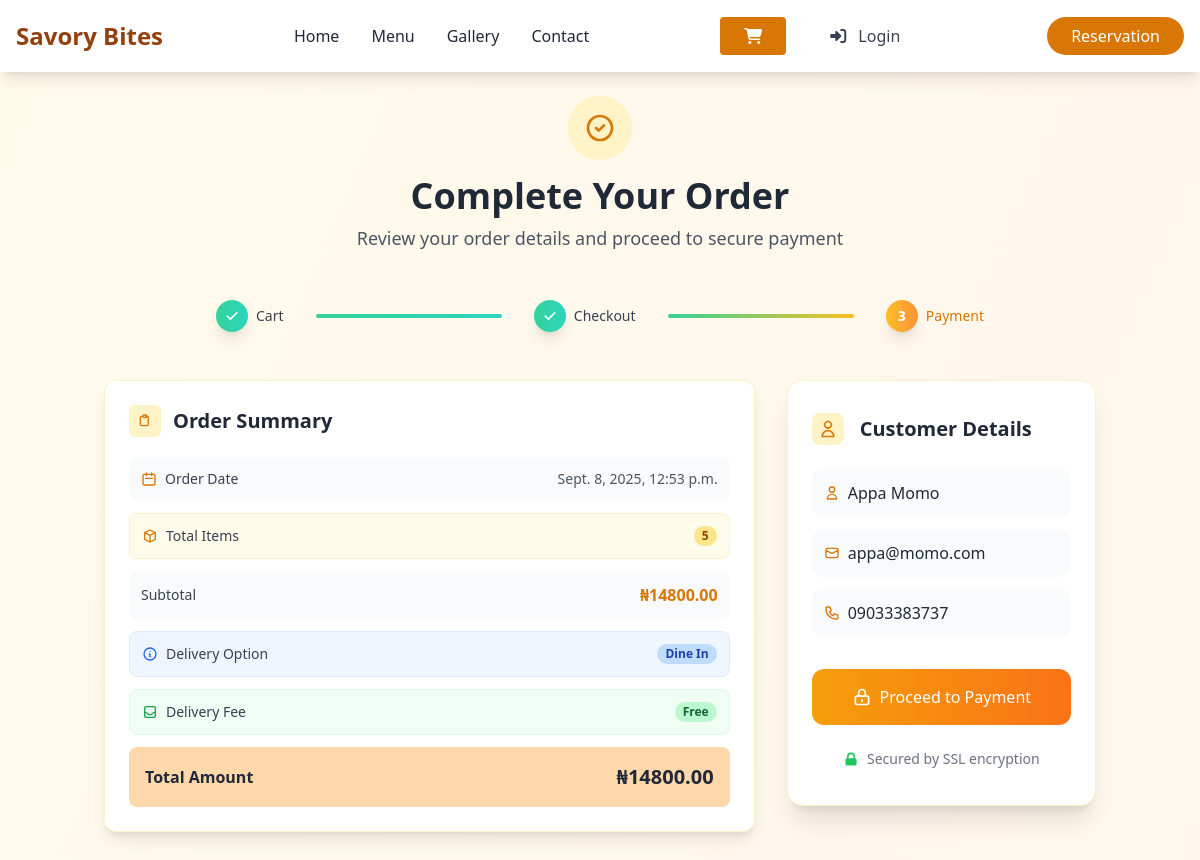
The page /payment/81/ on the database its author committed.
### savorybites/models.py (models this page shows, shortened)
class Order(models.Model):
    order_id = models.UUIDField(default=uuid.uuid4, editable=False)
    user = models.ForeignKey(User, on_delete=models.SET_NULL, null=True, blank=True)
    customer_name = models.CharField(max_length=100)
    customer_email = models.EmailField()
    customer_phone = models.CharField(max_length=20)
    customer_address = models.TextField()
    delivery_option = models.CharField(max_length=20, choices=[
        ('dine_in', 'Dine In'),
        ('takeaway', 'Takeaway'),
        ('delivery', 'Delivery')
    ], default='dine_in')
    special_instructions = models.TextField(blank=True)
    cart_items = models.ManyToManyField(CartItem, related_name='orders')
    delivery_price = models.DecimalField(max_digits=10, decimal_places=2, default=0.00)
    total_price = models.DecimalField(max_digits=10, decimal_places=2)
    status = models.CharField(max_length=20, choices=[
        ('pending', 'Pending'),
        ('confirmed', 'Confirmed'),
        ('preparing', 'Preparing'),
        ('ready', 'Ready for Pickup'),
        ('delivered', 'Delivered'),
        ('cancelled', 'Cancelled')
    ], default='pending')
    payment_status = models.CharField(max_length=20, choices=[
        ('pending', 'Pending'),
        ('paid', 'Paid'),
        ('failed', 'Failed')
    ], default='pending')
    order_date = models.DateTimeField(auto_now_add=True)
    class Meta:
        verbose_name_plural = "Orders"

### savorybites/views.py (the view, shortened to what this page needs)
# urls.py: path('payment/<int:order_id>/', views.payment, name="payment"),
@csrf_protect
def payment(request, order_id):
    order = get_object_or_404(Order, id=order_id)
    if order.delivery_option == 'delivery':
        total_amount = order.total_price + (2800 if order.total_price > 9000 and order.total_price < 450000 else 1500)
    else:
        total_amount = order.total_price
    if order.delivery_option == 'delivery' and not request.user.is_authenticated:
        if request.headers.get('x-requested-with') == 'XMLHttpRequest':
            return JsonResponse({'status': 'error', 'message': 'Authentication required for delivery orders'}, status=401)
        else:
            return redirect('login')
    if request.user.is_authenticated:
        cart_count = CartItem.objects.filter(user=request.user).count()
    else:
        session_key = request.session.session_key
        if not session_key:
            request.session.save()
            session_key = request.session.session_key
        if not session_key:
            request.session.save()
            session_key = request.session.session_key
        cart_count = CartItem.objects.filter(session_key=session_key, user__isnull=True).count()
    return render(request, 'utilities/payment.html', {
        'order': order,
        'cart_count': cart_count,
        'total_amount': total_amount,
        'PAYSTACK_PUBLIC_KEY': config('PAYSTACK_PUBLIC_KEY')
    })

### savorybites/templates/utilities/payment.html (shortened to what this page needs)
{% extends 'layout.html' %}
{% block content %}
<div class="min-h-screen bg-gradient-to-br from-amber-50 via-orange-50 to-yellow-50">
    <div class="max-w-5xl mx-auto px-4 pb-12 pt-24">
        <div class="text-center mb-12">
            <div class="inline-flex items-center justify-center w-16 h-16 bg-amber-100 rounded-full mb-4">
                <svg class="w-8 h-8 text-amber-600" fill="none" stroke="currentColor" viewBox="0 0 24 24">
                    <path stroke-linecap="round" stroke-linejoin="round" stroke-width="2" d="M9 12l2 2 4-4m6 2a9 9 0 11-18 0 9 9 0 0118 0z"></path>
                </svg>
            </div>
            <h1 class="text-4xl font-bold text-gray-800 mb-2">Complete Your Order</h1>
            <p class="text-gray-600 text-lg">Review your order details and proceed to secure payment</p>
        </div>
        <div class="max-w-3xl mx-auto mb-12">
            <div class="flex items-center justify-center space-x-4 md:space-x-8">
                <div class="flex items-center">
                    <div class="w-8 h-8 bg-gradient-to-r from-emerald-400 to-teal-400 rounded-full flex items-center justify-center shadow-lg">
                        <svg class="w-4 h-4 text-white" fill="currentColor" viewBox="0 0 20 20">
                            <path fill-rule="evenodd" d="M16.707 5.293a1 1 0 010 1.414l-8 8a1 1 0 01-1.414 0l-4-4a1 1 0 011.414-1.414L8 12.586l7.293-7.293a1 1 0 011.414 0z" clip-rule="evenodd"/>
                        </svg>
                    </div>
                    <span class="ml-2 text-sm font-medium text-gray-700">Cart</span>
                </div>
                <div class="flex-1 h-1 bg-gradient-to-r from-emerald-400 to-teal-400 rounded-full mx-2"></div>
                <div class="flex items-center">
                    <div class="w-8 h-8 bg-gradient-to-r from-emerald-400 to-teal-400 rounded-full flex items-center justify-center shadow-lg">
                        <svg class="w-4 h-4 text-white" fill="currentColor" viewBox="0 0 20 20">
                            <path fill-rule="evenodd" d="M16.707 5.293a1 1 0 010 1.414l-8 8a1 1 0 01-1.414 0l-4-4a1 1 0 011.414-1.414L8 12.586l7.293-7.293a1 1 0 011.414 0z" clip-rule="evenodd"/>
                        </svg>
                    </div>
                    <span class="ml-2 text-sm font-medium text-gray-700">Checkout</span>
                </div>
                <div class="flex-1 h-1 bg-gradient-to-r from-emerald-400 to-amber-400 rounded-full mx-2"></div>
                <div class="flex items-center">
                    <div class="w-8 h-8 bg-gradient-to-r from-amber-400 to-orange-400 rounded-full flex items-center justify-center shadow-lg animate-pulse">
                        <span class="text-white font-bold text-sm">3</span>
                    </div>
                    <span class="ml-2 text-sm font-medium text-amber-600">Payment</span>
                </div>
            </div>
        </div>
        <div class="grid lg:grid-cols-3 gap-8">
            <div class="lg:col-span-2">
                <div class="bg-white min-w-xl rounded-xl shadow-lg p-6 border border-amber-100">
                    <div class="flex items-center mb-5">
                        <div class="w-8 h-8 bg-amber-100 rounded-md flex items-center justify-center mr-3">
                            <svg class="w-4 h-4 text-amber-600" fill="none" stroke="currentColor" viewBox="0 0 24 24">
                                <path stroke-linecap="round" stroke-linejoin="round" stroke-width="2" d="M9 5H7a2 2 0 00-2 2v10a2 2 0 002 2h8a2 2 0 002-2V7a2 2 0 00-2-2h-2M9 5a2 2 0 002 2h2a2 2 0 002-2M9 5a2 2 0 012-2h2a2 2 0 012 2"></path>
                            </svg>
                        </div>
                        <h2 class="text-xl font-bold text-gray-800">Order Summary</h2>
                    </div>
                    <div class="space-y-3">
                        <div class="flex justify-between items-center p-3 bg-gray-50 rounded-lg">
                            <div class="flex items-center">
                                <svg class="w-4 h-4 text-amber-600 mr-2" fill="none" stroke="currentColor" viewBox="0 0 24 24">
                                    <path stroke-linecap="round" stroke-linejoin="round" stroke-width="2" d="M8 7V3m8 4V3m-9 8h10M5 21h14a2 2 0 002-2V7a2 2 0 00-2-2H5a2 2 0 00-2 2v12a2 2 0 002 2z"></path>
                                </svg>
                                <span class="font-medium text-gray-700 text-sm">Order Date</span>
                            </div>
                            <span class="text-gray-600 text-sm">{{ order.order_date }}</span>
                        </div>
                        <div class="flex justify-between items-center p-3 bg-amber-50 rounded-lg border border-amber-100">
                            <div class="flex items-center">
                                <svg class="w-4 h-4 text-amber-600 mr-2" fill="none" stroke="currentColor" viewBox="0 0 24 24">
                                    <path stroke-linecap="round" stroke-linejoin="round" stroke-width="2" d="M20 7l-8-4-8 4m16 0l-8 4m8-4v10l-8 4m0-10L4 7m8 4v10M4 7v10l8 4"></path>
                                </svg>
                                <span class="font-medium text-gray-700 text-sm">Total Items</span>
                            </div>
                            <span class="bg-amber-200 text-amber-800 px-2 py-0.5 rounded-full font-bold text-xs">
                                {{ order.cart_items.count }}
                            </span>
                        </div>
                        <div class="flex justify-between items-center p-3 bg-gray-50 rounded-lg">
                            <span class="font-medium text-gray-700 text-sm">Subtotal</span>
                            <span class="font-bold text-amber-600">₦{{ order.total_price }}</span>
                        </div>
                        <div class="flex justify-between items-center p-3 bg-blue-50 rounded-lg border border-blue-100">
                            <div class="flex items-center">
                                <svg class="w-4 h-4 text-blue-600 mr-2" fill="none" stroke="currentColor" viewBox="0 0 24 24">
                                    <path stroke-linecap="round" stroke-linejoin="round" stroke-width="2" d="M13 16h-1v-4h-1m1-4h.01M21 12a9 9 0 11-18 0 9 9 0 0118 0z"></path>
                                </svg>
                                <span class="font-medium text-gray-700 text-sm">Delivery Option</span>
                            </div>
                            <span class="bg-blue-200 text-blue-800 px-2 py-0.5 rounded-full font-semibold text-xs">
                                {{ order.get_delivery_option_display }}
                            </span>
                        </div>
                        <div class="flex justify-between items-center p-3 {% if order.delivery_option == 'delivery' %}bg-orange-50 border border-orange-100{% else %}bg-green-50 border border-green-100{% endif %} rounded-lg">
                            <div class="flex items-center">
                                <svg class="w-4 h-4 {% if order.delivery_option == 'delivery' %}text-orange-600{% else %}text-green-600{% endif %} mr-2" fill="none" stroke="currentColor" viewBox="0 0 24 24">
                                    <path stroke-linecap="round" stroke-linejoin="round" stroke-width="2" d="M20 13V6a2 2 0 00-2-2H6a2 2 0 00-2 2v7m16 0v5a2 2 0 01-2 2H6a2 2 0 01-2-2v-5m16 0h-2.586a1 1 0 00-.707.293l-2.414 2.414a1 1 0 01-.707.293h-3.172a1 1 0 01-.707-.293l-2.414-2.414A1 1 0 006.586 13H4"></path>
                                </svg>
                                <span class="font-medium text-gray-700 text-sm">Delivery Fee</span>
                            </div>
                            {% if order.delivery_option == 'delivery' %}
                                <span class="text-orange-600 font-bold text-sm">
                                    ₦{% if order.total_price > 9000 and order.total_price < 450000 %}2,800.00{% else %}1,500.00{% endif %}
                                </span>
                            {% else %}
                                <span class="bg-green-200 text-green-800 px-2 py-0.5 rounded-full font-bold text-xs">Free</span>
                            {% endif %}
                        </div>
                        <div class="bg-orange-200 p-4 rounded-lg">
                            <div class="flex justify-between items-center">
                                <span class="font-bold">Total Amount</span>
                                <span class="text-xl font-bold">₦{{ total_amount }}</span>
                            </div>
                        </div>
                    </div>
                </div>
            </div>
            <div class="lg:col-span-1">
                <div class="bg-white rounded-2xl shadow-xl px-6 py-8 border border-amber-100 sticky top-8">
                    <div class="flex items-center mb-6">
                        <div class="w-8 h-8 bg-amber-100 rounded-lg flex items-center justify-center mr-4">
                            <svg class="w-5 h-5 text-amber-600" fill="none" stroke="currentColor" viewBox="0 0 24 24">
                                <path stroke-linecap="round" stroke-linejoin="round" stroke-width="2" d="M16 7a4 4 0 11-8 0 4 4 0 018 0zM12 14a7 7 0 00-7 7h14a7 7 0 00-7-7z"></path>
                            </svg>
                        </div>
                        <h3 class="text-xl font-bold text-gray-800">Customer Details</h3>
                    </div>
                    <div class="space-y-3 mb-8">
                        <div class="p-3 bg-gray-50 rounded-xl">
                            <div class="flex items-center">
                                <svg class="w-4 h-4 text-amber-600 mr-2" fill="none" stroke="currentColor" viewBox="0 0 24 24">
                                    <path stroke-linecap="round" stroke-linejoin="round" stroke-width="2" d="M16 7a4 4 0 11-8 0 4 4 0 018 0zM12 14a7 7 0 00-7 7h14a7 7 0 00-7-7z"></path>
                                </svg>
                                <p class="text-gray-800">{{ order.customer_name }}</p>
                            </div>
                        </div>
                        <div class="p-3 bg-gray-50 rounded-xl">
                            <div class="flex items-center">
                                <svg class="w-4 h-4 text-amber-600 mr-2" fill="none" stroke="currentColor" viewBox="0 0 24 24">
                                    <path stroke-linecap="round" stroke-linejoin="round" stroke-width="2" d="M3 8l7.89 4.26a2 2 0 002.22 0L21 8M5 19h14a2 2 0 002-2V7a2 2 0 00-2-2H5a2 2 0 00-2 2v10a2 2 0 002 2z"></path>
                                </svg>
                                <p class="text-gray-800">{{ order.customer_email }}</p>
                            </div>
                        </div>
                        <div class="p-3 bg-gray-50 rounded-xl">
                            <div class="flex items-center">
                                <p class="text-gray-800">{{ order.customer_phone }}</p>
                            </div>
                        </div>
                    </div>
                    <form action="{% url 'payment' order.id %}" method="post" id="paymentForm">
                        <button type="submit"
                                class="w-full bg-gradient-to-r from-amber-500 to-orange-500 hover:from-amber-600 hover:to-orange-600 text-white py-4 px-6 rounded-xl transition-all duration-300 transform hover:scale-105 hover:shadow-lg focus:outline-none focus:ring-4 focus:ring-amber-200"
                                id="payment-button">
                            <span class="flex items-center justify-center">
                                <svg class="w-5 h-5 mr-2" fill="none" stroke="currentColor" viewBox="0 0 24 24">
                                    <path stroke-linecap="round" stroke-linejoin="round" stroke-width="2" d="M12 15v2m-6 4h12a2 2 0 002-2v-6a2 2 0 00-2-2H6a2 2 0 00-2 2v6a2 2 0 002 2zm10-10V7a4 4 0 00-8 0v4h8z"></path>
                                </svg>
                                Proceed to Payment
                            </span>
                        </button>
                    </form>
                    <div class="mt-6 text-center">
                        <div class="inline-flex items-center text-sm text-gray-500">
                            <svg class="w-4 h-4 text-green-500 mr-2" fill="currentColor" viewBox="0 0 20 20">
                                <path fill-rule="evenodd" d="M5 9V7a5 5 0 0110 0v2a2 2 0 012 2v5a2 2 0 01-2 2H5a2 2 0 01-2-2v-5a2 2 0 012-2zm8-2v2H7V7a3 3 0 016 0z" clip-rule="evenodd"></path>
                            </svg>
                            Secured by SSL encryption
                        </div>
                    </div>
                </div>
            </div>
        </div>
    </div>
</div>
{% endblock %}

### rows shown on the page
Order: order_date "Sept. 8, 2025, 12:53 p.m.", cart_items.count "5", total_price "14800.00", delivery_option "Dine In", customer_name "Appa Momo", customer_email "appa@momo.com", customer_phone "09033383737"
